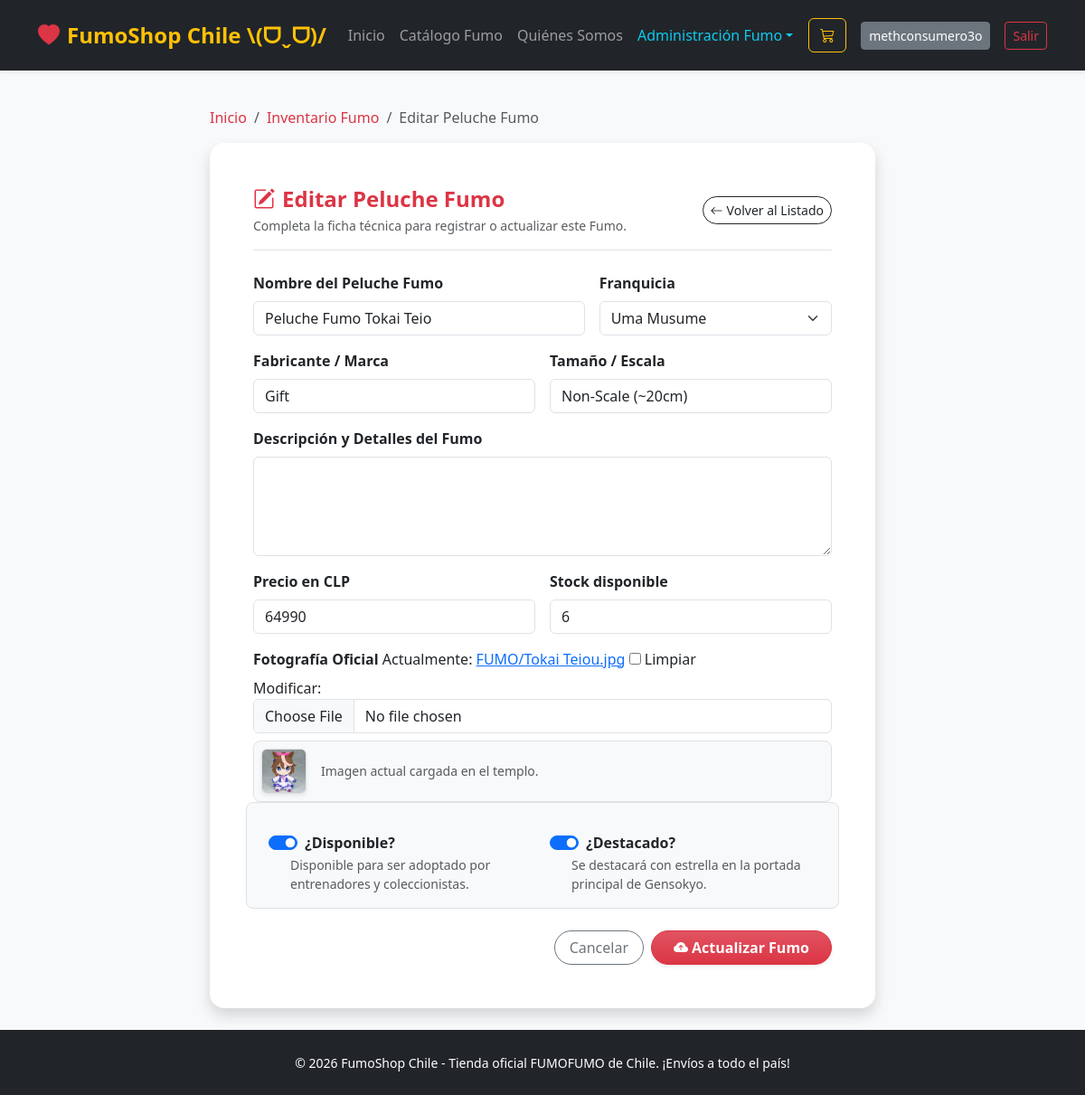
/catalogo/gestion/editar/4/ (signed in), run on the app's committed database.
### apps/catalogo/models.py (models this page shows, shortened)
class PelucheFumo(models.Model):
    nombre = models.CharField(max_length=200, verbose_name="Nombre del Peluche Fumo")
    slug = models.SlugField(max_length=220, unique=True, blank=True)
    categoria = models.ForeignKey(Categoria, on_delete=models.PROTECT, related_name="figuras", verbose_name="Franquicia")
    fabricante = models.CharField(max_length=100, default="Gift / AmiAmi", verbose_name="Fabricante / Marca")
    escala = models.CharField(max_length=50, blank=True, default="Non-Scale (~20cm)", verbose_name="Tamaño / Escala")
    descripcion = models.TextField(verbose_name="Descripción y Detalles del Fumo")
    precio = models.DecimalField(max_digits=10, decimal_places=0, validators=[MinValueValidator(0)], verbose_name="Precio en CLP")
    stock = models.PositiveIntegerField(default=0, verbose_name="Stock disponible")
    imagen = models.ImageField(upload_to="fumos/", blank=True, null=True, verbose_name="Fotografía Oficial")
    destacado = models.BooleanField(default=False, verbose_name="¿Destacado?")
    activo = models.BooleanField(default=True, verbose_name="¿Disponible?")
    fecha_creacion = models.DateTimeField(auto_now_add=True)
    fecha_actualizacion = models.DateTimeField(auto_now=True)
    class Meta:
        verbose_name = "Peluche Fumo"
        verbose_name_plural = "Peluches Fumo Coleccionables"

### apps/catalogo/views.py (the view)
# urls.py: path('gestion/editar/<int:id>/', views.fumo_editar, name='editar'),
@login_required
@user_passes_test(es_administrador, login_url='catalogo:lista')
def fumo_editar(request, id):
    fumo = get_object_or_404(PelucheFumo, id=id)
    if request.method == 'POST':
        form = FumoForm(request.POST, request.FILES, instance=fumo)
        if form.is_valid():
            form.save()
            messages.success(request, f"Peluche Fumo '{fumo.nombre}' actualizado correctamente.")
            return redirect('catalogo:gestion')
    else:
        form = FumoForm(instance=fumo)
    return render(request, 'catalogo/FUMO_form.html', {'form': form, 'fumo': fumo, 'titulo_accion': 'Editar Peluche Fumo', 'boton_texto': 'Actualizar Fumo'})

### apps/catalogo/forms.py (shortened to what this page needs)
class FumoForm(forms.ModelForm):
    class Meta:
        model = PelucheFumo
        fields = [
            'nombre', 'categoria', 'fabricante', 'escala',
            'descripcion', 'precio', 'stock', 'imagen', 'destacado', 'activo'
        ]
        widgets = {
            'nombre': forms.TextInput(attrs={'class': 'form-control', 'placeholder': 'Ej. Peluche Fumo Reimu Hakurei Ver. 1.5'}),
            'categoria': forms.Select(attrs={'class': 'form-select'}),
            'fabricante': forms.TextInput(attrs={'class': 'form-control', 'placeholder': 'Ej. Gift / AmiAmi'}),
            'escala': forms.TextInput(attrs={'class': 'form-control', 'placeholder': 'Ej. Non-Scale (~20cm)'}),
            'descripcion': forms.Textarea(attrs={'class': 'form-control', 'rows': 4}),
            'precio': forms.NumberInput(attrs={'class': 'form-control', 'min': 0}),
            'stock': forms.NumberInput(attrs={'class': 'form-control', 'min': 0}),
            'imagen': forms.ClearableFileInput(attrs={'class': 'form-control'}),
            'destacado': forms.CheckboxInput(attrs={'class': 'form-check-input'}),
            'activo': forms.CheckboxInput(attrs={'class': 'form-check-input'}),
        }

### apps/catalogo/models.py (called while the page is built)
    def __str__(self):
        return self.nombre

### apps/catalogo/views.py (called while the page is built)
def es_administrador(user):
    return user.is_authenticated and (user.is_staff or user.is_superuser)

### apps/pedidos/context_processors.py (called while the page is built)
def carrito_context(request):
    carrito = request.session.get('carrito', {})
    total_items = sum(item.get('cantidad', 0) for item in carrito.values())
    return {
        'carrito_total_items': total_items
    }

### templates/catalogo/FUMO_form.html (shortened to what this page needs)
{% extends 'base.html' %}
{% block content %}
<div class="row justify-content-center">
    <div class="col-lg-8">
        <nav aria-label="breadcrumb" class="mb-3">
            <ol class="breadcrumb small">
                <li class="breadcrumb-item"><a href="{% url 'core:inicio' %}" class="text-decoration-none text-danger">Inicio</a></li>
                <li class="breadcrumb-item"><a href="{% url 'catalogo:gestion' %}" class="text-decoration-none text-danger">Inventario Fumo</a></li>
                <li class="breadcrumb-item active" aria-current="page">{{ titulo_accion }}</li>
            </ol>
        </nav>
        <div class="card shadow border-0 rounded-4 p-4 p-md-5 bg-white">
            <div class="d-flex justify-content-between align-items-center mb-4 border-bottom pb-3">
                <div>
                    <h2 class="h4 fw-bold mb-1 text-danger">
                        <i class="bi bi-pencil-square me-2"></i>{{ titulo_accion }}
                    </h2>
                    <p class="text-muted small mb-0">Completa la ficha técnica para registrar o actualizar este Fumo.</p>
                </div>
                <a href="{% url 'catalogo:gestion' %}" class="btn btn-outline-dark btn-sm rounded-pill">
                    <i class="bi bi-arrow-left me-1"></i>Volver al Listado
                </a>
            </div>
            <form method="post" enctype="multipart/form-data" novalidate>
                <div class="row g-3 mb-3">
                    <div class="col-md-7">
                        <label for="{{ form.nombre.id_for_label }}" class="form-label fw-semibold text-dark">{{ form.nombre.label }}</label>
                        {{ form.nombre }}
                    </div>
                    <div class="col-md-5">
                        <label for="{{ form.categoria.id_for_label }}" class="form-label fw-semibold text-dark">{{ form.categoria.label }}</label>
                        {{ form.categoria }}
                    </div>
                </div>
                <div class="row g-3 mb-3">
                    <div class="col-md-6">
                        <label for="{{ form.fabricante.id_for_label }}" class="form-label fw-semibold text-dark">{{ form.fabricante.label }}</label>
                        {{ form.fabricante }}
                    </div>
                    <div class="col-md-6">
                        <label for="{{ form.escala.id_for_label }}" class="form-label fw-semibold text-dark">{{ form.escala.label }}</label>
                        {{ form.escala }}
                    </div>
                </div>
                <div class="mb-3">
                    <label for="{{ form.descripcion.id_for_label }}" class="form-label fw-semibold text-dark">{{ form.descripcion.label }}</label>
                    {{ form.descripcion }}
                </div>
                <div class="row g-3 mb-3">
                    <div class="col-md-6">
                        <label for="{{ form.precio.id_for_label }}" class="form-label fw-semibold text-dark">{{ form.precio.label }}</label>
                        {{ form.precio }}
                    </div>
                    <div class="col-md-6">
                        <label for="{{ form.stock.id_for_label }}" class="form-label fw-semibold text-dark">{{ form.stock.label }}</label>
                        {{ form.stock }}
                    </div>
                </div>
                <div class="mb-3">
                    <label for="{{ form.imagen.id_for_label }}" class="form-label fw-semibold text-dark">{{ form.imagen.label }}</label>
                    {{ form.imagen }}
                    {% if fumo and fumo.imagen %}
                        <div class="mt-2 p-2 bg-light rounded-3 d-flex align-items-center gap-3 border">
                            <img src="{{ fumo.imagen.url }}" alt="Vista previa" style="width: 50px; height: 50px; object-fit: cover;" class="rounded border shadow-sm">
                            <span class="small text-muted">Imagen actual cargada en el templo.</span>
                        </div>
                    {% endif %}
                </div>
                <div class="row g-3 mb-4 p-3 bg-light rounded-3 border">
                    <div class="col-sm-6">
                        <div class="form-check form-switch">
                            {{ form.activo }}
                            <label class="form-check-label fw-semibold text-dark" for="{{ form.activo.id_for_label }}">
                                {{ form.activo.label }}
                            </label>
                        </div>
                        <small class="text-muted d-block ps-4">Disponible para ser adoptado por entrenadores y coleccionistas.</small>
                    </div>
                    <div class="col-sm-6">
                        <div class="form-check form-switch">
                            {{ form.destacado }}
                            <label class="form-check-label fw-semibold text-dark" for="{{ form.destacado.id_for_label }}">
                                {{ form.destacado.label }}
                            </label>
                        </div>
                        <small class="text-muted d-block ps-4">Se destacará con estrella en la portada principal de Gensokyo.</small>
                    </div>
                </div>
                <div class="d-flex justify-content-end gap-2">
                    <a href="{% url 'catalogo:gestion' %}" class="btn btn-outline-secondary rounded-pill px-3">Cancelar</a>
                    <button type="submit" class="btn btn-danger bg-gradient fw-bold px-4 rounded-pill shadow-sm">
                        <i class="bi bi-cloud-arrow-up-fill me-1"></i>{{ boton_texto }}
                    </button>
                </div>
            </form>
        </div>
    </div>
</div>
{% endblock %}

### templates/base.html (shortened to what this page needs)
<!DOCTYPE html>
<html lang="es">
<head>
    <link href="https://cdn.jsdelivr.net/npm/bootstrap@5.3.3/dist/css/bootstrap.min.css" rel="stylesheet">
    <link rel="stylesheet" href="https://cdn.jsdelivr.net/npm/bootstrap-icons@1.11.3/font/bootstrap-icons.min.css">
</head>
<body class="bg-light d-flex flex-column min-vh-100">
    <nav class="navbar navbar-expand-lg navbar-dark bg-dark sticky-top shadow-sm py-3">
        <div class="container">
            <a class="navbar-brand fw-bold text-warning fs-4" href="{% url 'core:inicio' %}">
                <i class="bi bi-heart-fill me-2 text-danger"></i>FumoShop Chile \(ᗜˬᗜ)/
            </a>
            <div class="collapse navbar-collapse" id="menu">
                <ul class="navbar-nav me-auto">
                    <li class="nav-item"><a class="nav-link" href="{% url 'core:inicio' %}">Inicio</a></li>
                    <li class="nav-item"><a class="nav-link" href="{% url 'catalogo:lista' %}">Catálogo Fumo</a></li>
                    <li class="nav-item"><a class="nav-link" href="{% url 'core:nosotros' %}">Quiénes Somos</a></li>
                    {% if user.is_staff %}
                    <li class="nav-item dropdown">
                        <a class="nav-link dropdown-toggle text-info" href="#" data-bs-toggle="dropdown">Administración Fumo</a>
                    </li>
                    {% endif %}
                </ul>
                <div class="d-flex align-items-center gap-3">
                    <a href="{% url 'pedidos:ver' %}" class="btn btn-outline-warning position-relative">
                        <i class="bi bi-cart3"></i>
                    </a>
                    {% if user.is_authenticated %}
                        <a href="{% url 'usuarios:perfil' %}" class="btn btn-secondary btn-sm">{{ user.username }}</a>
                        <a href="{% url 'usuarios:logout' %}" class="btn btn-outline-danger btn-sm">Salir</a>
                    {% else %}
                        <a href="{% url 'usuarios:login' %}" class="btn btn-outline-light btn-sm">Ingresar</a>
                        <a href="{% url 'usuarios:registro' %}" class="btn btn-warning btn-sm fw-semibold">Registrarse</a>
                    {% endif %}
                </div>
            </div>
        </div>
    </nav>
    <main class="container my-4 flex-grow-1">
        {% block content %}{% endblock %}
    </main>
    <footer class="bg-dark text-white py-4 mt-auto">
        <div class="container text-center">
            <small>© 2026 FumoShop Chile - Tienda oficial FUMOFUMO de Chile. ¡Envíos a todo el país!</small>
        </div>
    </footer>
</body>
</html>

### data on the page
PelucheFumo: nombre "Peluche Fumo Tokai Teio", categoria "Uma Musume", fabricante "Gift", escala "Non-Scale (~20cm)", precio "64990", stock "6", imagen (picture), activo "☑", destacado "☑"

### other printed values
{{ user.username }} "methconsumero3o"
{{ titulo_accion }} "Editar Peluche Fumo"
{{ boton_texto }} "Actualizar Fumo"
